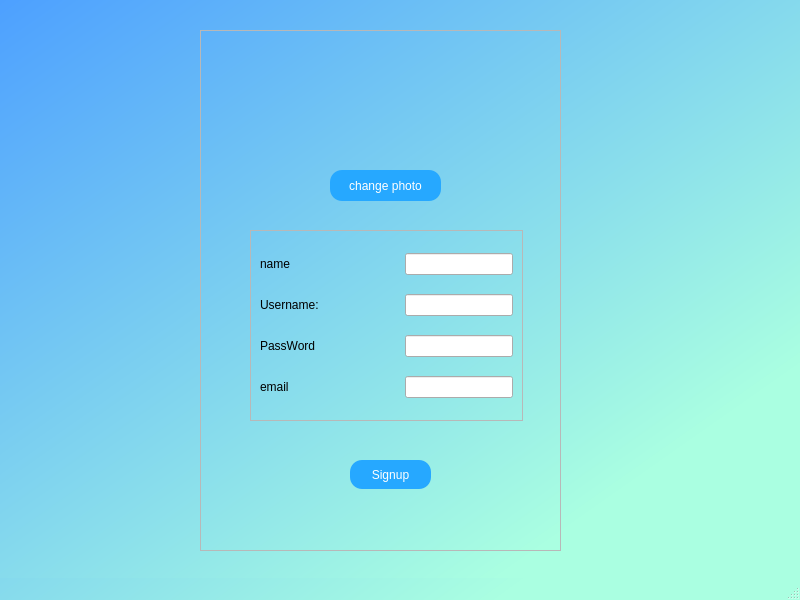
<?xml version="1.0" encoding="UTF-8"?>
<ui version="4.0">
 <class>signupform</class>
 <widget class="QMainWindow" name="signupform">
  <property name="geometry">
   <rect>
    <x>0</x>
    <y>0</y>
    <width>800</width>
    <height>600</height>
   </rect>
  </property>
  <property name="windowTitle">
   <string>MainWindow</string>
  </property>
  <property name="styleSheet">
   <string notr="true">QMainWindow#signupform{
background-color: qlineargradient(spread:pad, x1:0.804, y1:0.823182, x2:0, y2:0, stop:0 rgba(170, 255, 225, 255), stop:1 rgba(77, 160, 255, 255));
}</string>
  </property>
  <widget class="QWidget" name="centralwidget">
   <property name="styleSheet">
    <string notr="true">QWidget#centralwidget{
background-color: qlineargradient(spread:pad, x1:0.804, y1:0.823182, x2:0, y2:0, stop:0 rgba(170, 255, 225, 255), stop:1 rgba(77, 160, 255, 255));
}</string>
   </property>
   <widget class="QFrame" name="frame">
    <property name="geometry">
     <rect>
      <x>200</x>
      <y>30</y>
      <width>361</width>
      <height>521</height>
     </rect>
    </property>
    <property name="frameShape">
     <enum>QFrame::StyledPanel</enum>
    </property>
    <property name="frameShadow">
     <enum>QFrame::Raised</enum>
    </property>
    <widget class="QLabel" name="activeprofile">
     <property name="geometry">
      <rect>
       <x>130</x>
       <y>20</y>
       <width>111</width>
       <height>111</height>
      </rect>
     </property>
     <property name="styleSheet">
      <string notr="true">border-image: url(:/new/prefix1/graphics/friend.png);</string>
     </property>
     <property name="text">
      <string/>
     </property>
    </widget>
    <widget class="QPushButton" name="pushButton">
     <property name="geometry">
      <rect>
       <x>130</x>
       <y>140</y>
       <width>111</width>
       <height>31</height>
      </rect>
     </property>
     <property name="styleSheet">
      <string notr="true">QPushButton 
{
border-radius: 12px;
background: #26a8ff;
font: 700 9pt &quot;Helvetica Now Display&quot;;
color: white;
}
QPushButton:hover
{
background: #61ffed;
}
QPushButton:pressed 
{
background: white;
border: 2px solid #61ffed; 
color: #61ffed;
}
</string>
     </property>
     <property name="text">
      <string>change photo</string>
     </property>
    </widget>
    <widget class="QPushButton" name="signup">
     <property name="geometry">
      <rect>
       <x>150</x>
       <y>430</y>
       <width>81</width>
       <height>29</height>
      </rect>
     </property>
     <property name="styleSheet">
      <string notr="true">QPushButton 
{
border-radius: 12px;
background-color:#26a8ff;
font: 700 9pt &quot;Helvetica Now Display&quot;;
color: white;
}
QPushButton:hover
{
background: #61ffed;
}
QPushButton:pressed 
{
background: white;
border: 2px solid #61ffed; 
color: #61ffed;
}
</string>
     </property>
     <property name="text">
      <string>Signup</string>
     </property>
    </widget>
    <widget class="QFrame" name="frame_2">
     <property name="geometry">
      <rect>
       <x>50</x>
       <y>200</y>
       <width>273</width>
       <height>191</height>
      </rect>
     </property>
     <property name="frameShape">
      <enum>QFrame::StyledPanel</enum>
     </property>
     <property name="frameShadow">
      <enum>QFrame::Raised</enum>
     </property>
     <layout class="QVBoxLayout" name="verticalLayout">
      <item>
       <layout class="QHBoxLayout" name="horizontalLayout">
        <item>
         <widget class="QLabel" name="label_2">
          <property name="styleSheet">
           <string notr="true">font: 700 10pt &quot;Helvetica Now Display&quot;;</string>
          </property>
          <property name="text">
           <string>name</string>
          </property>
         </widget>
        </item>
        <item>
         <widget class="QLineEdit" name="name">
          <property name="sizePolicy">
           <sizepolicy hsizetype="Fixed" vsizetype="Fixed">
            <horstretch>0</horstretch>
            <verstretch>0</verstretch>
           </sizepolicy>
          </property>
         </widget>
        </item>
       </layout>
      </item>
      <item>
       <layout class="QHBoxLayout" name="horizontalLayout_3">
        <item>
         <widget class="QLabel" name="label_4">
          <property name="styleSheet">
           <string notr="true">font: 700 10pt &quot;Helvetica Now Display&quot;;</string>
          </property>
          <property name="text">
           <string>Username:</string>
          </property>
         </widget>
        </item>
        <item>
         <widget class="QLineEdit" name="username">
          <property name="sizePolicy">
           <sizepolicy hsizetype="Fixed" vsizetype="Fixed">
            <horstretch>0</horstretch>
            <verstretch>0</verstretch>
           </sizepolicy>
          </property>
         </widget>
        </item>
       </layout>
      </item>
      <item>
       <layout class="QHBoxLayout" name="horizontalLayout_2">
        <item>
         <widget class="QLabel" name="label_3">
          <property name="styleSheet">
           <string notr="true">font: 700 10pt &quot;Helvetica Now Display&quot;;</string>
          </property>
          <property name="text">
           <string>PassWord</string>
          </property>
         </widget>
        </item>
        <item>
         <widget class="QLineEdit" name="passworde">
          <property name="sizePolicy">
           <sizepolicy hsizetype="Fixed" vsizetype="Fixed">
            <horstretch>0</horstretch>
            <verstretch>0</verstretch>
           </sizepolicy>
          </property>
         </widget>
        </item>
       </layout>
      </item>
      <item>
       <layout class="QHBoxLayout" name="horizontalLayout_4">
        <item>
         <widget class="QLabel" name="label_5">
          <property name="styleSheet">
           <string notr="true">font: 700 10pt &quot;Helvetica Now Display&quot;;</string>
          </property>
          <property name="text">
           <string>email</string>
          </property>
         </widget>
        </item>
        <item>
         <widget class="QLineEdit" name="email">
          <property name="sizePolicy">
           <sizepolicy hsizetype="Fixed" vsizetype="Fixed">
            <horstretch>0</horstretch>
            <verstretch>0</verstretch>
           </sizepolicy>
          </property>
         </widget>
        </item>
       </layout>
      </item>
     </layout>
    </widget>
   </widget>
  </widget>
  <widget class="QMenuBar" name="menubar">
   <property name="geometry">
    <rect>
     <x>0</x>
     <y>0</y>
     <width>800</width>
     <height>26</height>
    </rect>
   </property>
  </widget>
  <widget class="QStatusBar" name="statusbar"/>
 </widget>
 <resources/>
 <connections/>
</ui>
